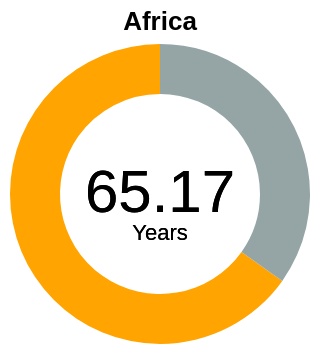

This figure's Vega-Lite source:
### Vega-Lite specification from a JSON file in a GitHub repository (floating-point values rounded to 4 significant figures)
{"$schema": "https://vega.github.io/schema/vega-lite/v5.json", "width": 150, "height": 150, "config": {"view": {"stroke": null}}, "title": {"text": "Africa"}, "data": {"values": [{"Continent": "Africa", "Avg_LE": "65.16819855"}, {"Continent": "Remaining", "Avg_LE": "34.83180145"}]}, "layer": [{"mark": {"type": "arc", "innerRadius": 50}}, {"mark": {"type": "text", "text": "65.17", "fontSize": 30}, "encoding": {"color": {"value": "black"}}}, {"mark": {"type": "text", "text": "Years", "dy": 20}, "encoding": {"color": {"value": "black"}}}], "encoding": {"theta": {"field": "Avg_LE", "type": "quantitative"}, "color": {"field": "Continent", "type": "nominal", "legend": null, "scale": {"domain": ["Africa", "Remaining"], "range": ["#ffa400", "#95A5A6"]}}, "tooltip": [{"field": "Continent", "type": "nominal", "title": "Continent"}, {"field": "Avg_LE", "type": "quantitative", "title": "Life Expectancy (years)", "format": ".2f"}]}}
